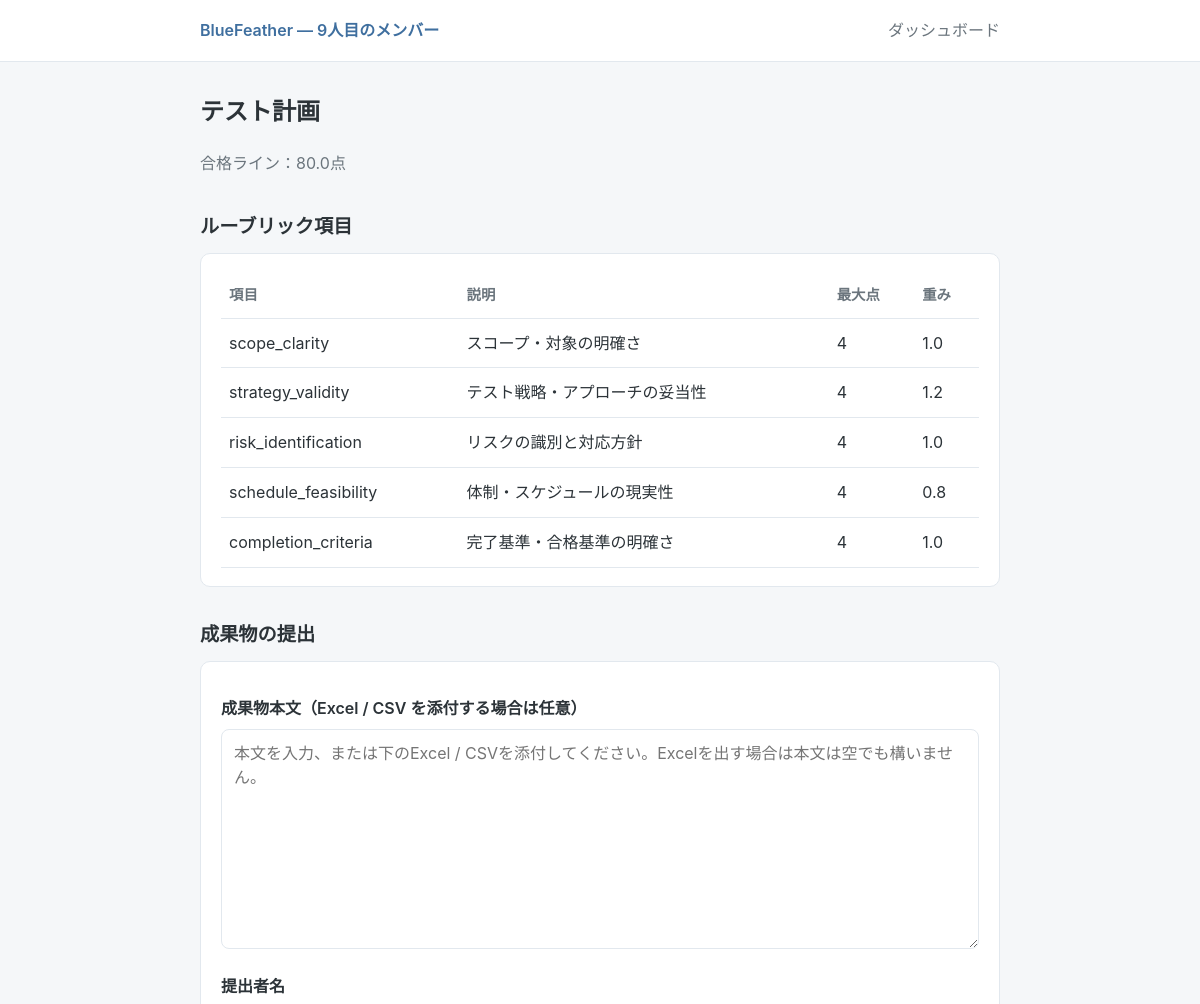
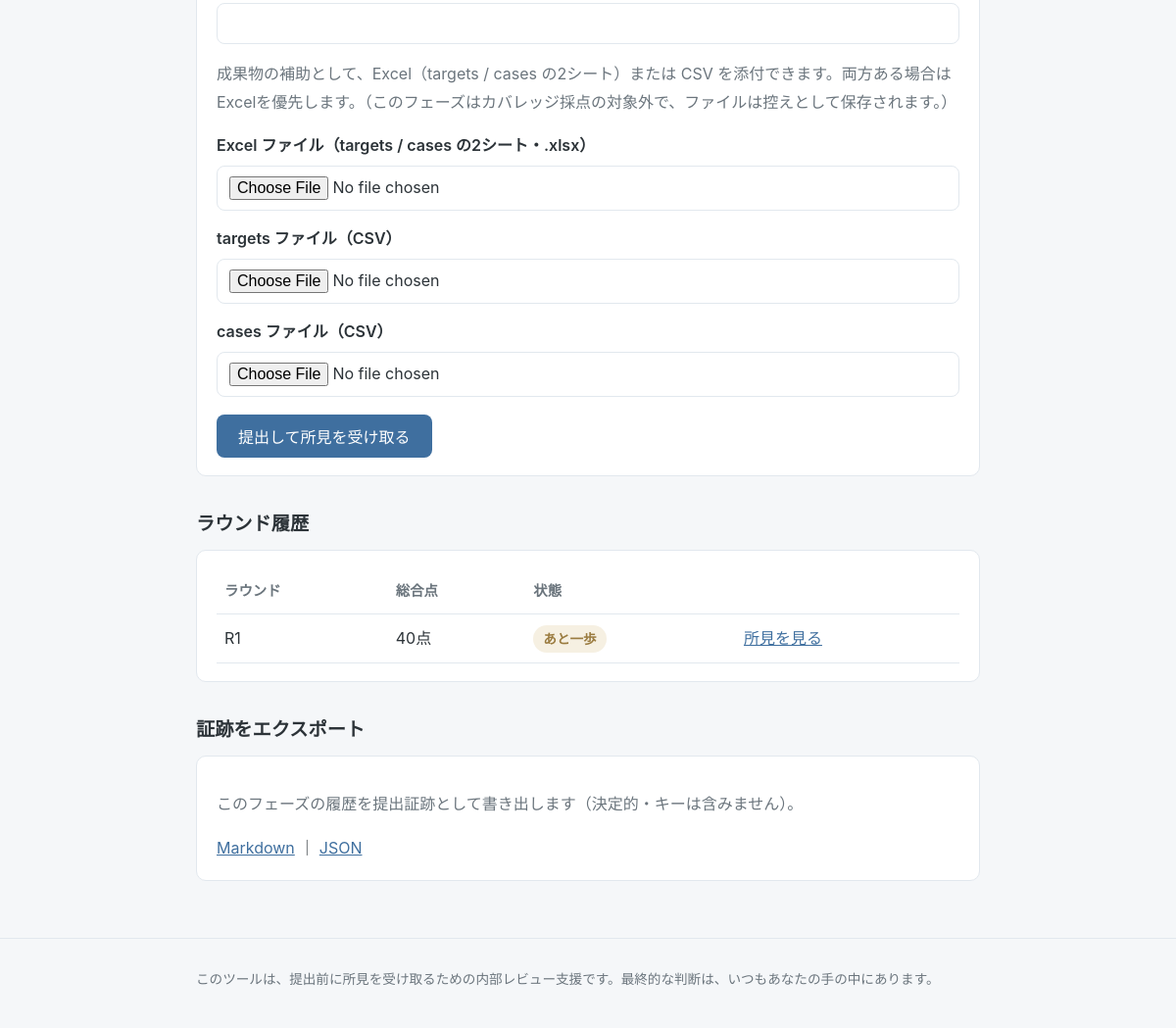
Screenshot of /phases/test_plan with the database file from the repository (2 pictures, top to bottom).
### tables this page shows
CREATE TABLE phases (
  id INTEGER PRIMARY KEY, key TEXT UNIQUE, name TEXT, order_no INTEGER,
  pass_threshold REAL, rubric_weight REAL, coverage_weight REAL
);

CREATE TABLE rubric_items (
  id INTEGER PRIMARY KEY, phase_id INTEGER REFERENCES phases(id),
  item_key TEXT, description TEXT, max_score INTEGER, weight REAL
);

### app/main.py (the view)
@app.get("/phases/{key}", response_class=HTMLResponse)
def phase_detail(request: Request, key: str):
    conn = get_connection()
    try:
        phase = repository.get_phase(conn, key)
        if phase is None:
            return HTMLResponse(f"未知のフェーズです: {key}", status_code=404)
        phase["key"] = key  # テンプレートのフォーム/エクスポートリンクで使う。
        ctx = _build_phase_context(conn, phase)
    finally:
        conn.close()
    return _TEMPLATES.TemplateResponse(request, "phase.html", ctx)

### app/ui/templates/phase.html (shortened to what this page needs)
{% extends "base.html" %}
{% block content %}
<h1>{{ phase.name }}</h1>
<p class="muted">合格ライン：{{ phase.pass_threshold }}点</p>
<h2>ルーブリック項目</h2>
<div class="card">
  <table>
    <thead>
      <tr><th>項目</th><th>説明</th><th>最大点</th><th>重み</th></tr>
    </thead>
    <tbody>
      {% for it in rubric_items %}
      <tr>
        <td>{{ it.item_key }}</td>
        <td>{{ it.description }}</td>
        <td>{{ it.max_score }}</td>
        <td>{{ it.weight }}</td>
      </tr>
      {% endfor %}
    </tbody>
  </table>
</div>
<h2>成果物の提出</h2>
<div class="card">
  <form method="post" action="/phases/{{ phase.key }}/submit" enctype="multipart/form-data">
    <label for="body">成果物本文（Excel / CSV を添付する場合は任意）</label>
    <textarea id="body" name="body" placeholder="本文を入力、または下のExcel / CSVを添付してください。Excelを出す場合は本文は空でも構いません。">{{ submitted_body or "" }}</textarea>
    <label for="submitted_by">提出者名</label>
    <input type="text" id="submitted_by" name="submitted_by" value="{{ submitted_by or "" }}" required>
    {% if coverage_enabled %}
    <p class="muted">このフェーズはカバレッジ対象です。Excel1ファイルでも、CSV2ファイルでも提出できます。両方ある場合はExcelを優先します。</p>
    {% else %}
    <p class="muted">成果物の補助として、Excel（targets / cases の2シート）または CSV を添付できます。両方ある場合はExcelを優先します。（このフェーズはカバレッジ採点の対象外で、ファイルは控えとして保存されます。）</p>
    {% endif %}
    <label for="workbook">Excel ファイル（targets / cases の2シート・.xlsx）</label>
    <input type="file" id="workbook" name="workbook" accept=".xlsx">
    <label for="targets">targets ファイル（CSV）</label>
    <input type="file" id="targets" name="targets" accept=".csv">
    <label for="cases">cases ファイル（CSV）</label>
    <input type="file" id="cases" name="cases" accept=".csv">
    <button type="submit">提出して所見を受け取る</button>
  </form>
</div>
<h2>ラウンド履歴</h2>
<div class="card">
  {% if history %}
  <table>
    <thead>
      <tr><th>ラウンド</th><th>総合点</th><th>状態</th><th></th></tr>
    </thead>
    <tbody>
      {% for h in history %}
      <tr>
        <td>R{{ h.round_no }}</td>
        <td>{{ h.score_disp }}</td>
        <td><span class="status {{ h.status_class }}">{{ h.status_label }}</span></td>
        <td><a href="/reviews/{{ h.review_id }}">所見を見る</a></td>
      </tr>
      {% endfor %}
    </tbody>
  </table>
  {% else %}
  <p class="muted">まだ提出はありません。最初の一歩を、いつでもどうぞ。</p>
  {% endif %}
</div>
{% if history %}
<h2>証跡をエクスポート</h2>
<div class="card">
  <p class="muted">このフェーズの履歴を提出証跡として書き出します（決定的・キーは含みません）。</p>
  <a href="/phases/{{ phase.key }}/export?format=md">Markdown</a>
  ｜
  <a href="/phases/{{ phase.key }}/export?format=json">JSON</a>
</div>
{% endif %}
{% endblock %}

### app/ui/static/style.css (style rules this page uses)
:root { --bg: #f5f7f9; --surface: #ffffff; --text: #2c3338; --muted: #6b757d; --border: #e2e8ee; --accent: #3f6f9f; --accent-soft: #eef3f8; --open: #3f7f6f; --open-bg: #e9f3ef; --near: #9a7b3f; --near-bg: #f6f0e2; --todo: #8a939b; --todo-bg: #eef1f3; }
* { box-sizing: border-box; }
body { margin: 0; background: var(--bg); color: var(--text); font-family: -apple-system, BlinkMacSystemFont, "Segoe UI", "Hiragino Kaku Gothic ProN", "Yu Gothic UI", Meiryo, sans-serif; line-height: 1.8; }
h1 { font-size: 1.5rem; margin: 0 0 0.6em; }
h2 { font-size: 1.2rem; margin: 1.6em 0 0.5em; }
a { color: var(--accent); }
.card { background: var(--surface); border: 1px solid var(--border); border-radius: 10px; padding: 18px 20px; margin-bottom: 18px; }
table { width: 100%; border-collapse: collapse; }
th, td { text-align: left; padding: 10px 8px; border-bottom: 1px solid var(--border); }
th { color: var(--muted); font-weight: 600; font-size: 0.9rem; }
.status { display: inline-block; padding: 2px 10px; border-radius: 999px; font-size: 0.85rem; font-weight: 600; }
.status-near { color: var(--near); background: var(--near-bg); }
label { display: block; margin: 14px 0 6px; font-weight: 600; }
textarea, input[type="text"], input[type="file"] { width: 100%; padding: 10px 12px; border: 1px solid var(--border); border-radius: 8px; font-family: inherit; font-size: 1rem; background: var(--surface); }
textarea { min-height: 220px; resize: vertical; }
button { margin-top: 18px; padding: 10px 22px; border: none; border-radius: 8px; background: var(--accent); color: #fff; font-size: 1rem; cursor: pointer; }
.muted { color: var(--muted); }

### rows the page displays
phases: name "テスト計画", pass_threshold "80.0"
rubric_items: item_key "scope_clarity", description "スコープ・対象の明確さ", max_score "4", weight "1.0"
rubric_items: item_key "strategy_validity", description "テスト戦略・アプローチの妥当性", max_score "4", weight "1.2"
rubric_items: item_key "risk_identification", description "リスクの識別と対応方針", max_score "4", weight "1.0"
rubric_items: item_key "schedule_feasibility", description "体制・スケジュールの現実性", max_score "4", weight "0.8"
rubric_items: item_key "completion_criteria", description "完了基準・合格基準の明確さ", max_score "4", weight "1.0"

### other values shown
{{ h.round_no }} "1"
{{ h.score_disp }} "40点"
{{ h.status_label }} "あと一歩"
